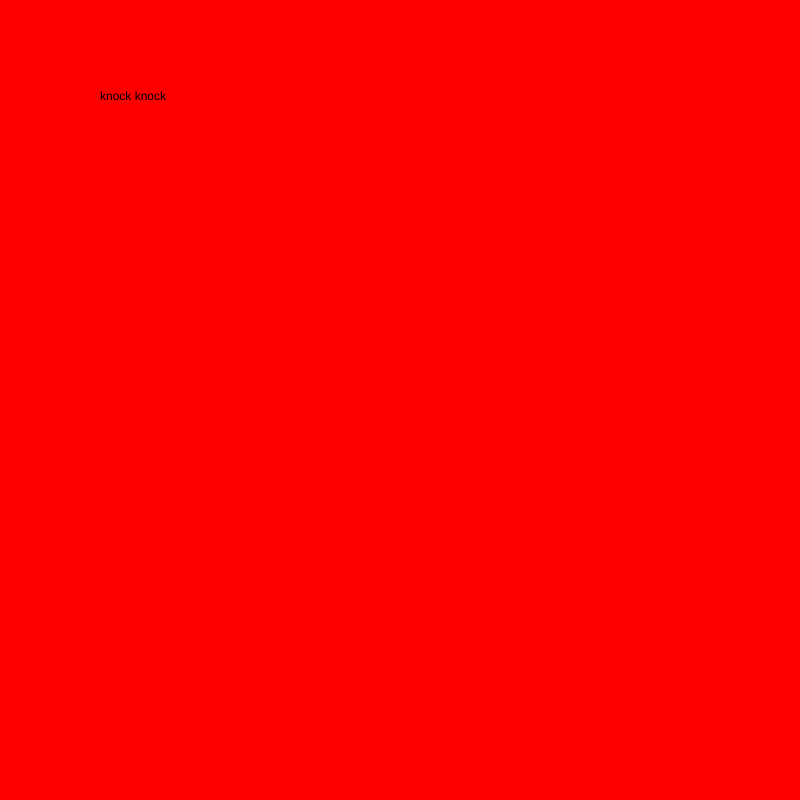
Frame 1 (no input)
Frame 60 (no input): identical to frame 1, image omitted
Frame 120 (the mouse pressed at the canvas centre since frame 60): identical to frame 1, image omitted

The p5.js sketch that drew this single still picture (run headless with seeded random() and noise() and a simulated clock; from frame 60 on, the mouse is pressed at the canvas centre):

// p5.js sketch
// ── sketch.js
var myState = 0 ;

function setup() {
  // put setup code here
  createCanvas(800, 800);
}

function draw() {
  // put drawing code here
  switch(myState){
    case 0:
    background(255, 0, 0);
    text("knock knock", 100, 100) ;
    break;

    case 1:
    background(0, 255, 0);
    text("whos there?", 100, 100) ;
    break;

    case 2:
    background(0, 0, 255);
    text("the last state", 100, 100) ;
    break;
  }

}

function mouseReleased(){
    myState++ ;
    if (myState > 2){
      myState = 0 ;
    }
  }
